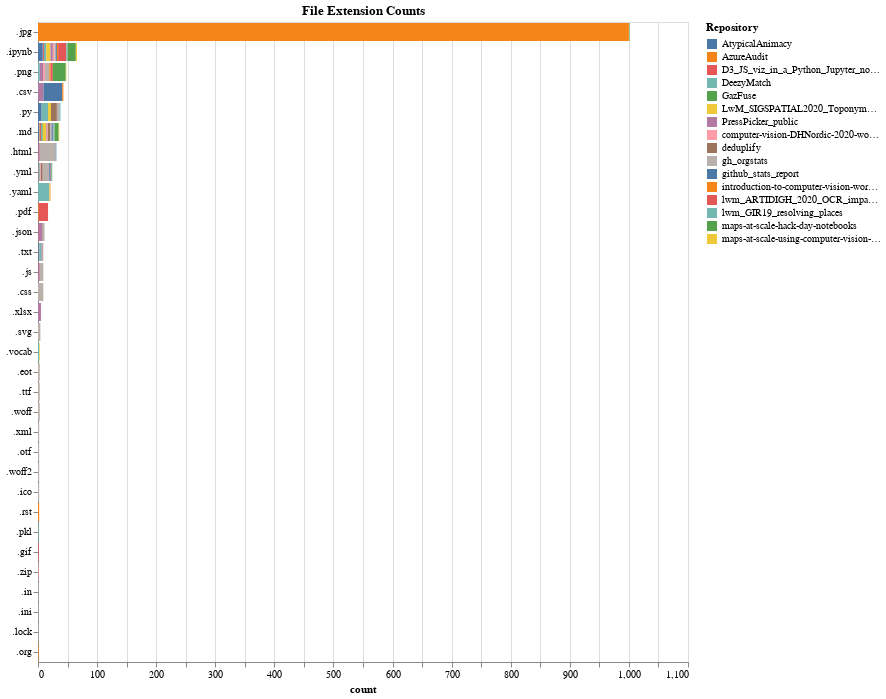

The notebook cell this image was saved under:
### Markdown cell above
### File extensions counts by repository

### Code cell
df = pd.DataFrame.from_dict(lwm_stats.get_org_file_ext_frequency("public"))
df.reset_index(inplace=True)
data = pd.melt(frame=df, id_vars=["index"], value_name="count")
chart = (
    alt.Chart(data)
    .mark_bar()
    .encode(
        y=alt.Y(
            "index:N",
            title=None,
            sort=alt.EncodingSortField(field="count", order="descending", op="sum"),
        ),
        x=alt.X("count:Q"),
        color=alt.Color("variable:N", title="Repository"),
        tooltip=[alt.Tooltip("variable:N", title="Repository"), "count:Q"],
    )
    .properties(width=WIDTH, title='File Extension Counts')
)
chart

### Figure 1 — Vega-Lite specification as saved in the notebook (floating-point values rounded to 4 significant figures; data arrays with more than 128 entries replaced by an {"elided": "..."} marker saying what was removed)
{"config": {"view": {"continuousWidth": 400, "continuousHeight": 300}}, "data": {"name": "data-85f327835776a85e1dbace30cefbf4e1"}, "mark": "bar", "encoding": {"color": {"type": "nominal", "field": "variable", "title": "Repository"}, "tooltip": [{"type": "nominal", "field": "variable", "title": "Repository"}, {"type": "quantitative", "field": "count"}], "x": {"type": "quantitative", "field": "count"}, "y": {"type": "nominal", "field": "index", "sort": {"field": "count", "op": "sum", "order": "descending"}, "title": null}}, "title": "File Extension Counts", "width": 650, "$schema": "https://vega.github.io/schema/vega-lite/v4.8.1.json", "datasets": {"data-85f327835776a85e1dbace30cefbf4e1": {"elided": "512 records"}}}
